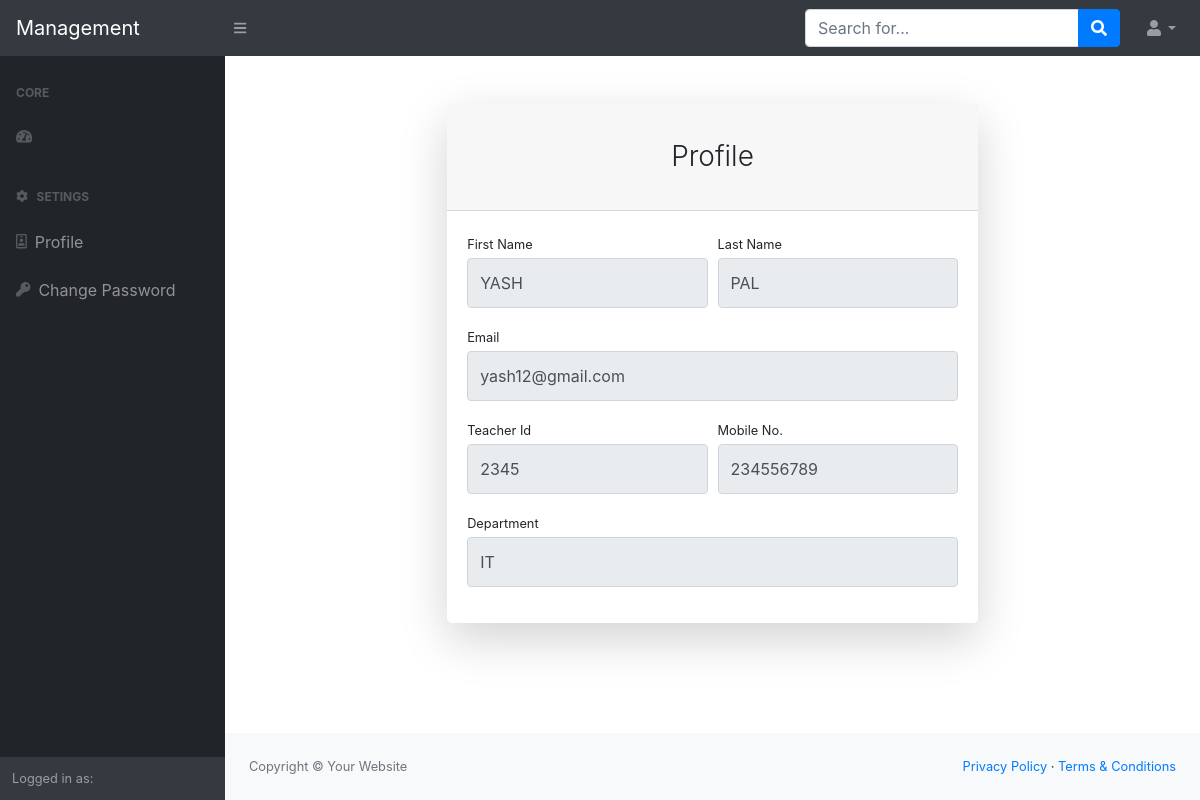
The page /profile/3 on the database its author committed.
### home/models.py (models this page shows, shortened)
class User(AbstractUser):
    username = None
    email = models.EmailField(_("Email Address"), unique=True)
    is_student = models.BooleanField('student status', default=False)
    is_teacher = models.BooleanField('teacher status', default=False)
    USERNAME_FIELD = 'email'
    REQUIRED_FIELDS = []
    objects = CustomUserManager()

class Teacher(models.Model):
    user = models.OneToOneField(settings.AUTH_USER_MODEL, verbose_name="Related User", on_delete=models.CASCADE)
    teacher_id = models.IntegerField(primary_key=True, unique=True)
    phone_no = models.CharField(max_length=10, null=False, blank=False)
    department = models.CharField(max_length=30,null=False, blank=False)

### home/views.py (the view)
# urls.py: path('profile/<int:pk>', views.profile, name='profile'),
def profile(request, pk):
    user = User.objects.get(pk=pk)
    param = {'user':user}
    return render(request, 'profile.html', param)

### templates/profile.html (shortened to what this page needs)
{% extends 'base.html' %}
{% block body %}
<main>
                    <div class="container">
                        <div class="row justify-content-center">
                            <div class="col-lg-7">
                                <div class="card shadow-lg border-0 rounded-lg mt-5">
                                    <div class="card-header"><h3 class="text-center font-weight-light my-4">Profile</h3></div>
                                    <div class="card-body">
                                        <form>
                                            <div class="form-row">
                                                <div class="col-md-6">
                                                    <div class="form-group">
                                                        <label class="small mb-1" for="inputFirstName">First Name</label>
                                                        <input class="form-control py-4" id="inputFirstName" type="text" name="fname" value="{{user.first_name}}" disabled/>
                                                    </div>
                                                </div>
                                                <div class="col-md-6">
                                                    <div class="form-group">
                                                        <label class="small mb-1" for="inputLastName">Last Name</label>
                                                        <input class="form-control py-4" id="inputLastName" type="text" name="lname" value="{{user.last_name}}" disabled/>
                                                    </div>
                                                </div>
                                            </div>
                                            <div class="form-group">
                                                <label class="small mb-1" for="inputEmailAddress">Email</label>
                                                <input class="form-control py-4" id="inputEmailAddress" type="email" name="email" aria-describedby="emailHelp" value="{{user.email}}" disabled/>
                                            </div>
                                            {% if user.is_student or user.is_teacher%}
                                            <div class="form-row">
                                                <div class="col-md-6">
                                                {% if user.is_teacher %}
                                                    <div class="form-group">
                                                        <label class="small mb-1" for="inputFirstName">Teacher Id</label>
                                                        <input class="form-control py-4" id="inputTeacherId" type="number" name="teacherId" value="{{user.teacher.teacher_id}}" minlength="4" maxlength="5" disabled/>
                                                    </div>
                                                    {% endif %}
                                                </div>
                                                <div class="col-md-6">
                                                    <div class="form-group">
                                                        <label class="small mb-1" for="inputLastName">Mobile No.</label>
                                                        <input class="form-control py-4" id="inputMobile" type="number" name="mobile" {% if user.is_teacher %} value="{{user.teacher.phone_no}}" {% elif user.is_student %} value="{{user.student.phone_no}}" {% endif %} minlength="10" maxlength="10" disabled/>
                                                    </div>
                                                </div>
                                            </div>
                                            {% if user.is_teacher %}
                                            <div class="form-group">
                                                <label class="small mb-1" for="inputEmailAddress">Department</label>
                                                <input class="form-control py-4" id="inputDepartment" type="text" name="department" aria-describedby="emailHelp" value="{{user.teacher.department}}" disabled/>
                                            </div>
                                            {% endif %}
                                            {% endif %}
                                        </form>
                                    </div>
                                </div>
                            </div>
                        </div>
                    </div>
                </main>
{% endblock body %}

### rows shown on the page
User: fname "YASH", lname "PAL", email "yash12@gmail.com", teacherId "2345", mobile "234556789", department "IT"
